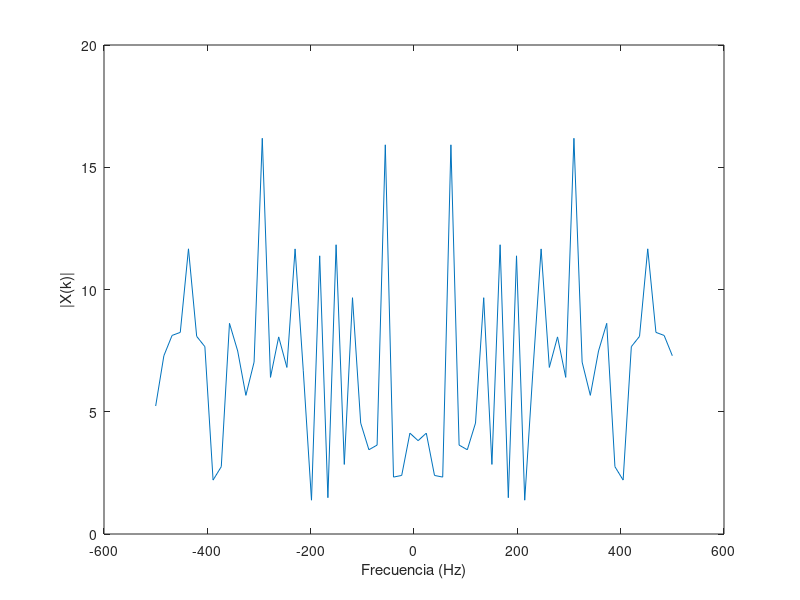

Recreate this plot in MATLAB. (Note: this script raises an error after producing the figure.)
%%%%%%%%%%%%%%%%%%%%%%%%%%%%%%%%%%%%%%%%%%%%%%%%%%%%%%%%%%%%
%%%%%%%%%%%%%%  PARTE 1: Convolución Circular %%%%%%%%%%%%%%
%%%%%%%%%%%%%%%%%%%%%%%%%%%%%%%%%%%%%%%%%%%%%%%%%%%%%%%%%%%%

% Parámetros
N = 64;        % Longitud de x[n], puede ajustarse
Ts = 1e-3;     % Periodo de muestreo

% Generar señal aleatoria x[n]
x = randn(N, 1);

% Calcular su espectro X(k)
X = fftshift(fft(x));

% Vector de frecuencia para graficar
Fs = 1/Ts;
f = linspace(-Fs/2, Fs/2, N);

% Graficar el espectro de x[n]
figure;
plot(f, abs(X));
xlabel("Frecuencia (Hz)");
ylabel("|X(k)|");
xline(0)
title("Espectro de x[n]");

% Respuesta al impulso del canal h[n]
h = [0, -0.1, 0.3, -0.5, 0.7, -0.9, 0.7, -0.5, 0.3, -0.1, 0]';

% Llenar con ceros h[n] hasta longitud N
h_padded = [h; zeros(N - length(h), 1)];

% Calcular su espectro H(k)
H = fftshift(fft(h_padded));

% Graficar el espectro de h[n]
figure;
plot(f, abs(H));
xlabel("Frecuencia (Hz)");
ylabel("|H(k)|");
title("Espectro de h[n]");

% Convolución lineal
y = conv(x, h);

% Calcular su FFT de N puntos
Y = fftshift(fft(y, N));

% Graficar el espectro de y[n]
figure;
plot(f, abs(Y));
xlabel("Frecuencia (Hz)");
ylabel("|Y(k)|");
title("Espectro de y[n] (Convolución Lineal)");

% Convolución circular
yc = cconv(x, h, N);  % Convolución circular de N puntos

% Calcular su espectro Yc(k)
Yc = fftshift(fft(yc));

% Graficar el espectro de yc[n]
figure;
plot(f, abs(Yc));
xlabel("Frecuencia (Hz)");
ylabel("|Y_c(k)|");
title("Espectro de y_c[n] (Convolución Circular)");

% Calcular el producto X(k) * H(k)
XH = X .* H;

% Comparación entre X(k)*H(k) y Y(k)
figure;
subplot(2,1,1);
plot(f, abs(XH), f, abs(Y));
xlabel("Frecuencia (Hz)");
ylabel("Magnitud");
title("Comparación de X(k)*H(k) y Y(k)");
legend("|X(k)*H(k)|", "|Y(k)|");

% Comparación entre X(k)*H(k) y Yc(k)
subplot(2,1,2);
plot(f, abs(XH), f, abs(Yc));
xlabel("Frecuencia (Hz)");
ylabel("Magnitud");
title("Comparación de X(k)*H(k) y Y_c(k)");
legend("|X(k)*H(k)|", "|Y_c(k)|");

% Longitud del prefijo cíclico (debe ser >= longitud de h[n]-1)
L = length(h) - 1;

% Construir prefijo cíclico a partir de las últimas L muestras de x[n]
cyclic_prefix = x(end-L+1:end);

% Extender x[n] con prefijo cíclico
x_ext = [cyclic_prefix; x];

% Longitud óptima del prefijo cíclico es L = length(h) - 1 = 10
fprintf("Longitud elegida del prefijo cíclico: %d\n", L);

% Convolución lineal con la señal extendida
y_ext = conv(x_ext, h);

% Eliminar las primeras L muestras para extraer el resultado de la convolución circular
yc_extracted = y_ext(L+1:L+N);

% Verificar que yc extraído coincide con la convolución circular yc
difference = max(abs(yc - yc_extracted));
fprintf("Diferencia máxima entre yc y yc extraído: %e\n", difference);

%%%%%%%%%%%%%%%%%%%%%%%%%%%%%%%%%%%%%%%%%%%%%%%%%%%%%%%%%%%%
%%%%%%%%%%%%%%%%%%  PARTE 2: Ecualización %%%%%%%%%%%%%%%%%%
%%%%%%%%%%%%%%%%%%%%%%%%%%%%%%%%%%%%%%%%%%%%%%%%%%%%%%%%%%%%

% Parámetros de OFDM
NFFT = 128;           % Tamaño de FFT
Ncp = 16;             % Longitud del prefijo cíclico (varía según el caso)
Nofdm = 100;          % Número de símbolos OFDM
Nsub = 10;            % Número de subportadoras de datos
modOrder = 4;         % Modulación QPSK (número M-ario)

% Respuesta al impulso del canal h[n]
h = [0, -0.1, 0.3, -0.5, 0.7, -0.9, 0.7, -0.5, 0.3, -0.1, 0];

% Respuesta de frecuencia ideal del canal
H = fft(h, NFFT);

% Generar bits aleatorios
numBits = Nsub * Nofdm * log2(modOrder);
bits = randi([0 1], numBits, 1);

%%%%%%%%%%%%%%%%%%%%%%%%%%%%%%%%%%%%%%%%%%%%%%%%%%%%%%%%%%%%
%%%%%%%%%%%%  PARTE A: Intervalo de guarda con 0 %%%%%%%%%%%%%%%%%%
%%%%%%%%%%%%%%%%%%%%%%%%%%%%%%%%%%%%%%%%%%%%%%%%%%%%%%%%%%%%

% Actualizar Ncp para este caso
Ncp = 16;

% Modulación QPSK
symbols = moduladorQPSK(bits);

% Remodelar símbolos en subportadoras x símbolos OFDM
symbols_matrix = reshape(symbols, Nsub, Nofdm);

% Inicializar la matriz de símbolos OFDM
X = zeros(NFFT, Nofdm);

% Mapear símbolos a subportadoras
X(2:Nsub+1, :) = symbols_matrix;

% Modulación OFDM (IFFT)
ofdm_symbols = ifft(X, NFFT);

% Agregar intervalo de guarda lleno de ceros
ofdm_with_guard = [zeros(Ncp, Nofdm); ofdm_symbols];

% Serializar los símbolos OFDM
s = ofdm_with_guard(:);

% Transmitir a través del canal
s_rx = conv(s, h);
s_rx = s_rx(1:length(s));

% Remodelar la señal recibida
s_rx_matrix = reshape(s_rx, NFFT + Ncp, Nofdm);

% Eliminar el intervalo de guarda
received_symbols = s_rx_matrix(Ncp+1:end, :);

% Demodulación OFDM (FFT)
Y = fft(received_symbols, NFFT);

size(Y)
size(repmat(H.', 1, Nofdm))

% Ecualización en el dominio de frecuencia
Y_eq = Y ./ repmat(H, 1, Nofdm);

% Extraer las subportadoras de datos
received_data = Y_eq(2:Nsub+1, :);
received_data = received_data(:);

% Demodulación QPSK
received_bits = demoduladorQPSK(received_data);

% Calcular BER
num_errors = sum(bits ~= received_bits);
bit_error_rate = num_errors / numBits;
fprintf("Caso a) BER con intervalo de guarda en cero: %f\n", bit_error_rate);

% Diagrama de constelación
figure;
subplot(1,2,1);
plot(real(symbols), imag(symbols), "o");
title("Constelación Transmitida");
xlabel("En Fase");
ylabel("En Cuadratura");
axis square;

subplot(1,2,2);
plot(real(received_data), imag(received_data), "o");
title("Constelación Recibida (Caso a)");
xlabel("En Fase");
ylabel("En Cuadratura");
axis square;

%%%%%%%%%%%%%%%%%%%%%%%%%%%%%%%%%%%%%%%%%%%%%%%%%%%%%%%%%%%%
%%%%%%%%%%%%  PARTE B: Intervalo de guarda con 0 %%%%%%%%%%%%%%%%%%
%%%%%%%%%%%%%%%%%%%%%%%%%%%%%%%%%%%%%%%%%%%%%%%%%%%%%%%%%%%%

% Actualizar Ncp para el Caso b)
Ncp = 4;  % Longitud del prefijo cíclico menor al canal

% Modulación QPSK
symbols_b = moduladorQPSK(bits);

% Remodelar símbolos en subportadoras x símbolos OFDM
symbols_matrix_b = reshape(symbols_b, Nsub, Nofdm);

% Inicializar la matriz de símbolos OFDM
X_b = zeros(NFFT, Nofdm);

% Mapear símbolos a subportadoras
X_b(2:Nsub+1, :) = symbols_matrix_b;

% Modulación OFDM (IFFT)
ofdm_symbols_b = ifft(X_b, NFFT);

% Agregar prefijo cíclico (copia de las últimas Ncp muestras)
cyclic_prefix_b = ofdm_symbols_b(end-Ncp+1:end, :);
ofdm_with_cp_b = [cyclic_prefix_b; ofdm_symbols_b];

% Serializar los símbolos OFDM
s_b = ofdm_with_cp_b(:);

% Transmitir a través del canal
s_rx_b = conv(s_b, h);
s_rx_b = s_rx_b(1:length(s_b));

% Remodelar la señal recibida
s_rx_matrix_b = reshape(s_rx_b, NFFT + Ncp, Nofdm);

% Eliminar el prefijo cíclico
received_symbols_b = s_rx_matrix_b(Ncp+1:end, :);

% Demodulación OFDM (FFT)
Y_b = fft(received_symbols_b, NFFT);

% Ecualización en el dominio de frecuencia
Y_eq_b = Y_b ./ repmat(H, 1, Nofdm);

% Extraer las subportadoras de datos
received_data_b = Y_eq_b(2:Nsub+1, :);
received_data_b = received_data_b(:);

% Demodulación QPSK
received_bits_b = demoduladorQPSK(received_data_b);

% Calcular BER
num_errors_b = sum(bits ~= received_bits_b);
bit_error_rate_b = num_errors_b / numBits;
fprintf("Caso b) BER con prefijo cíclico corto: %f\n", bit_error_rate_b);

% Diagrama de constelación
figure;
subplot(1,2,1);
plot(real(symbols_b), imag(symbols_b), "o");
title("Constelación Transmitida");
xlabel("En Fase");
ylabel("En Cuadratura");
axis square;

subplot(1,2,2);
plot(real(received_data_b), imag(received_data_b), "o");
title("Constelación Recibida (Caso b)");
xlabel("En Fase");
ylabel("En Cuadratura");
axis square;

%%%%%%%%%%%%%%%%%%%%%%%%%%%%%%%%%%%%%%%%%%%%%%%%%%%%%%%%%%%%
%%%%%%%%%%%%  PARTE C:  %%%%%%%%%%%%%%%%%%
%%%%%%%%%%%%%%%%%%%%%%%%%%%%%%%%%%%%%%%%%%%%%%%%%%%%%%%%%%%%

% Actualizar Ncp para el Caso c)
Ncp = 16;  % Longitud del prefijo cíclico igual o mayor al canal

% Modulación QPSK
symbols_c = moduladorQPSK(bits);

% Remodelar símbolos en subportadoras x símbolos OFDM
symbols_matrix_c = reshape(symbols_c, Nsub, Nofdm);

% Inicializar la matriz de símbolos OFDM
X_c = zeros(NFFT, Nofdm);

% Mapear símbolos a subportadoras
X_c(2:Nsub+1, :) = symbols_matrix_c;

% Modulación OFDM (IFFT)
ofdm_symbols_c = ifft(X_c, NFFT);

% Agregar prefijo cíclico (copia de las últimas Ncp muestras)
cyclic_prefix_c = ofdm_symbols_c(end-Ncp+1:end, :);
ofdm_with_cp_c = [cyclic_prefix_c; ofdm_symbols_c];

% Serializar los símbolos OFDM
s_c = ofdm_with_cp_c(:);

% Transmitir a través del canal
s_rx_c = conv(s_c, h);
s_rx_c = s_rx_c(1:length(s_c));

% Remodelar la señal recibida
s_rx_matrix_c = reshape(s_rx_c, NFFT + Ncp, Nofdm);

% Eliminar el prefijo cíclico
received_symbols_c = s_rx_matrix_c(Ncp+1:end, :);

% Demodulación OFDM (FFT)
Y_c = fft(received_symbols_c, NFFT);

% Ecualización en el dominio de frecuencia
Y_eq_c = Y_c ./ repmat(H, 1, Nofdm);

% Extraer las subportadoras de datos
received_data_c = Y_eq_c(2:Nsub+1, :);
received_data_c = received_data_c(:);

% Demodulación QPSK
received_bits_c = demoduladorQPSK(received_data_c);

% Calcular BER
num_errors_c = sum(bits ~= received_bits_c);
bit_error_rate_c = num_errors_c / numBits;
fprintf("Caso c) BER con prefijo cíclico suficiente: %f\n", bit_error_rate_c);

% Diagrama de constelación
figure;
subplot(1,2,1);
plot(real(symbols_c), imag(symbols_c), "o");
title("Constelación Transmitida");
xlabel("En Fase");
ylabel("En Cuadratura");
axis square;

subplot(1,2,2);
plot(real(received_data_c), imag(received_data_c), "o");
title("Constelación Recibida (Caso c)");
xlabel("En Fase");
ylabel("En Cuadratura");
axis square;
